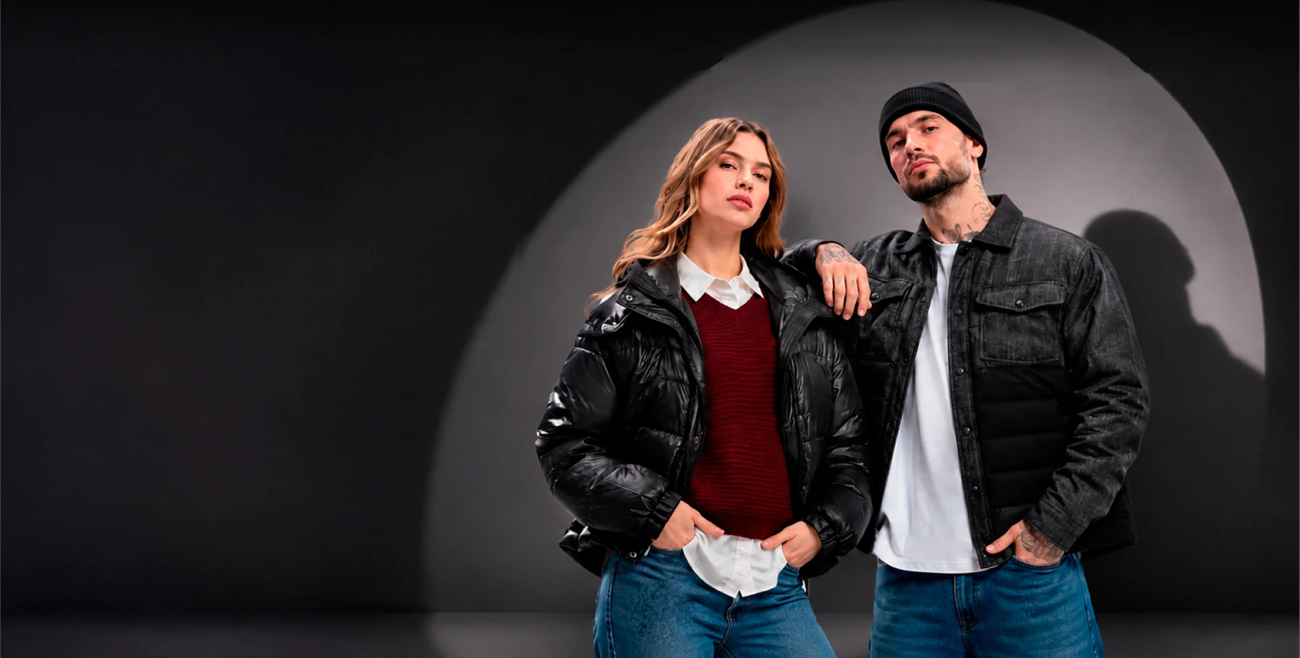
#> input picture src/modules/promociones/assets/cyber-hero@2x.webp, 2600 x 1316 px, found by its file name (shown at 1/2 size)
$ python fondo.py ../../../../src/modules/promociones/assets/cyber-hero@2x.webp
#> lines starting #> are read from the running program, lines starting #| are printed output that depends on the picture
"""Estudio vacío: pared y foco con un modelo liso (polinomios + borde del círculo), piso con LaMa."""
import sys
from pathlib import Path

import numpy as np
import onnxruntime as ort
from PIL import Image, ImageDraw, ImageFilter

S = Path(sys.argv[1])
A = S / "anim"
HERO = Path(r"C:/Users/ABEL1/Documents/TESIS-TOPITOP/src/modules/promociones/assets/cyber-hero@2x.webp")
W, H = 1300, 658
# Círculo del foco en la pared, ajustado a sus bordes visibles (lienzo de 1300 x 658)
CX, CY, R = 901.7, 398.2, 401.9
BORDE = 9.0
PISO = 600  # desde aquí hacia abajo es el piso

foto = Image.open(HERO).convert("RGB").resize((W, H), Image.LANCZOS)
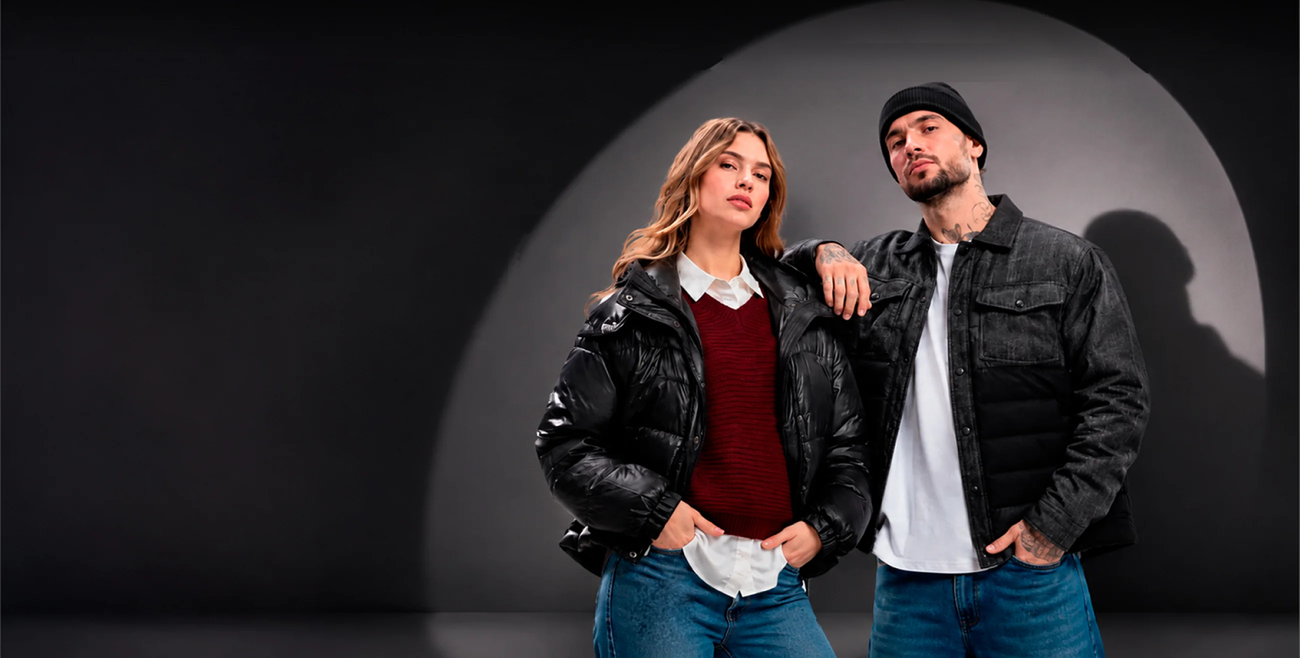
#> foto: PIL image 1300x658 RGB; mean R, G, B 46.4, 42.7, 45.6
f = np.asarray(foto).astype(np.float64)
#> (the run stopped early here; a loop or call above may not have finished)

$ run again, with src/modules/promociones/assets/cyber-banda.webp copied over src/modules/promociones/assets/cyber-hero@2x.webp
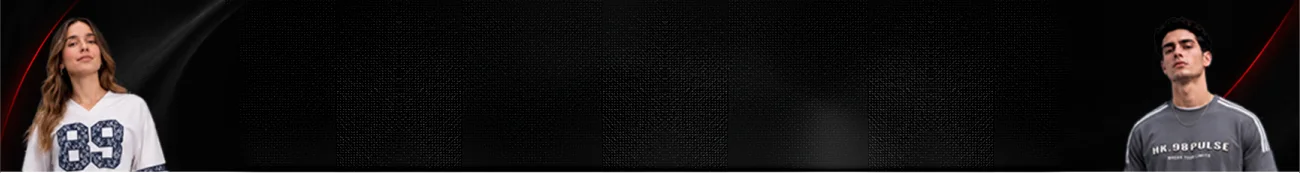
#> input picture src/modules/promociones/assets/cyber-banda.webp, 1300 x 173 px, found by its file name
#> `foto = Image.open(HERO).convert("RGB").resize((W, H), Image.LANCZOS)`:
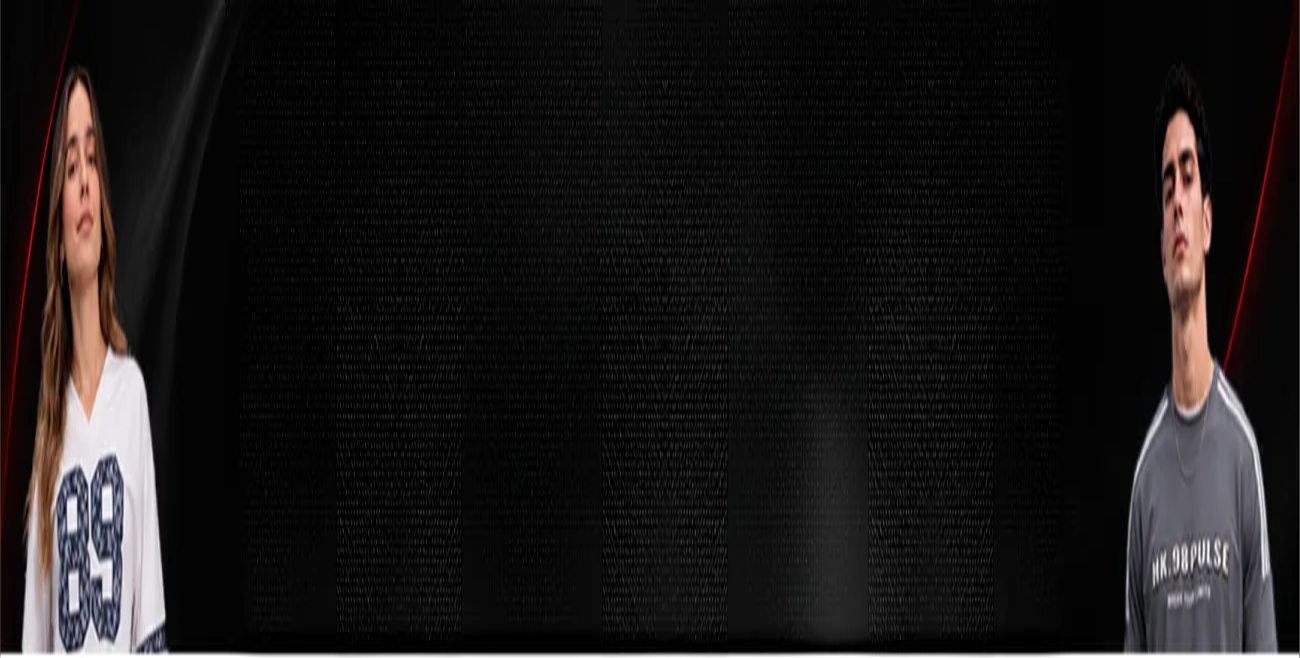
#> foto: PIL image 1300x658 RGB; mean R, G, B 25.5, 22.9, 22.9
